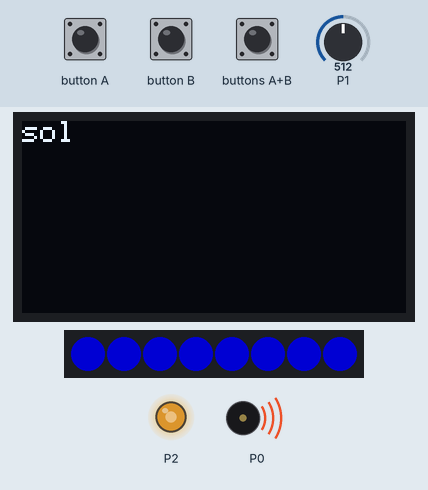
The program below on a simulated BBC micro:bit (MakeCode). Shown: 128×64 one-colour display, 8 RGB LEDs in strip order, left to right, output pins drawn as LEDs (lit = HIGH), buzzer (waves = sounding). The inputs (shaded band) are chosen by the test bench; at power-on: P1 = 512 (analog values on the 0–1023 scale). Dim RGB values are drawn brighter than linear.

Above: at 1.2 s.
1.3 s: P1 set to 138
At 2.9 s:
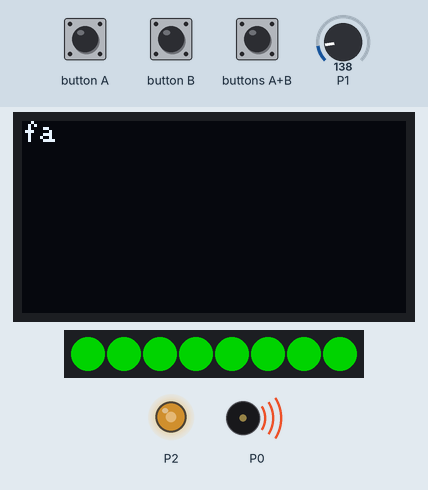
3.9 s: P1 set to 123
At 5.4 s:
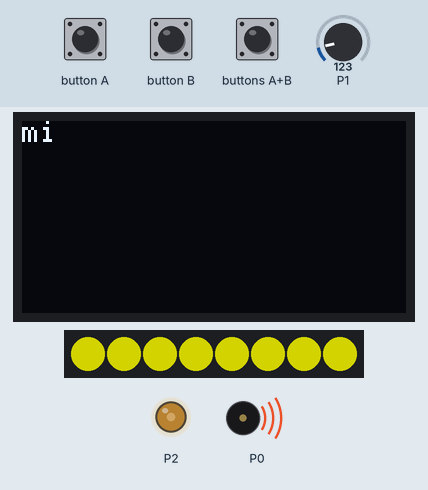
6.4 s: button A pressed for 0.15 s
At 6.73 s:
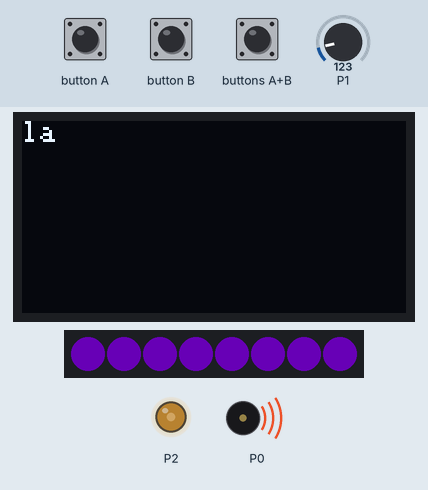
7.1 s: button B pressed for 0.15 s
At 7.43 s:
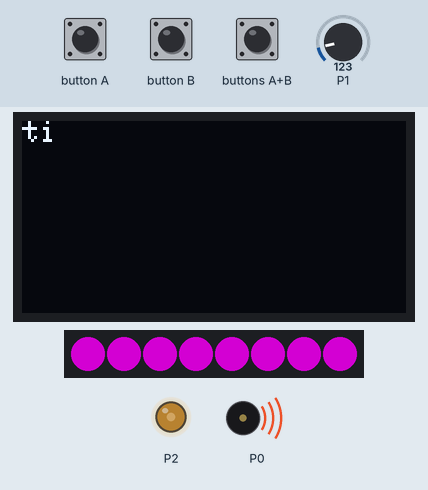
7.8 s: buttons A+B pressed for 0.15 s
At 8.13 s:
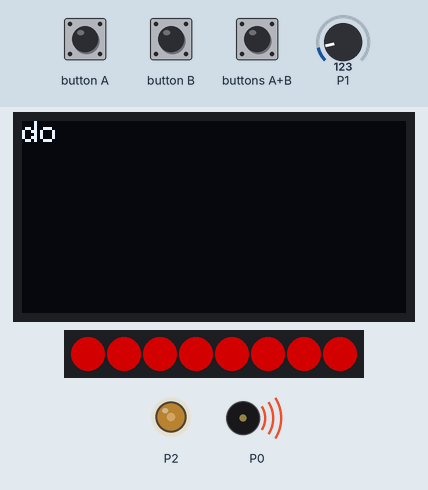
8.5 s: P1 set to 88
10.0 s: P1 set to 75
At 11.5 s:
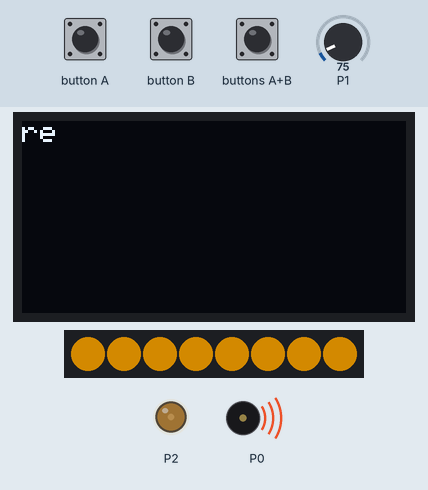
Timing chart, 0 to 13.5 s (numbered marks = the images above; inputs shaded):
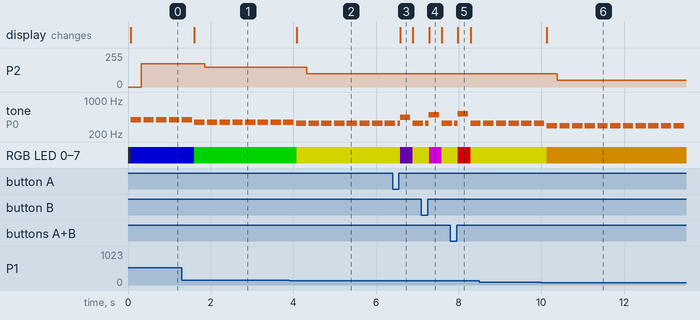

The program:

main.ts
```typescript
input.onButtonPressed(Button.A, function () {
    OLED.clear()
    OLED.writeStringNewLine("la")
    strip.show()
    strip.showColor(neopixel.colors(NeoPixelColors.Indigo))
    music.play(music.tonePlayable(440, music.beat(BeatFraction.Half)), music.PlaybackMode.UntilDone)
    pins.analogWritePin(AnalogPin.P2, 800)
})
input.onButtonPressed(Button.AB, function () {
    OLED.clear()
    OLED.writeStringNewLine("do")
    strip.show()
    strip.showColor(neopixel.colors(NeoPixelColors.Red))
    music.play(music.tonePlayable(523, music.beat(BeatFraction.Half)), music.PlaybackMode.UntilDone)
    pins.analogWritePin(AnalogPin.P2, 0)
})
input.onButtonPressed(Button.B, function () {
    OLED.clear()
    OLED.writeStringNewLine("ti")
    strip.show()
    strip.showColor(neopixel.colors(NeoPixelColors.Purple))
    music.play(music.tonePlayable(494, music.beat(BeatFraction.Half)), music.PlaybackMode.UntilDone)
    pins.analogWritePin(AnalogPin.P2, 1024)
})
let strip: neopixel.Strip = null
OLED.init(128, 64)
strip = neopixel.create(DigitalPin.P16, 8, NeoPixelMode.RGB)
basic.forever(function () {
    if (pins.analogReadPin(AnalogReadWritePin.P1) < 10) {
        OLED.clear()
        OLED.writeStringNewLine("do")
        strip.show()
        strip.showColor(neopixel.colors(NeoPixelColors.Red))
        music.play(music.tonePlayable(262, music.beat(BeatFraction.Half)), music.PlaybackMode.UntilDone)
        pins.analogWritePin(AnalogPin.P2, 100)
    } else if (pins.analogReadPin(AnalogReadWritePin.P1) < 80) {
        OLED.clear()
        OLED.writeStringNewLine("re")
        strip.show()
        strip.showColor(neopixel.colors(NeoPixelColors.Orange))
        music.play(music.tonePlayable(294, music.beat(BeatFraction.Half)), music.PlaybackMode.UntilDone)
        pins.analogWritePin(AnalogPin.P2, 200)
    } else if (pins.analogReadPin(AnalogReadWritePin.P1) < 130) {
        OLED.clear()
        OLED.writeStringNewLine("mi")
        strip.show()
        strip.showColor(neopixel.colors(NeoPixelColors.Yellow))
        music.play(music.tonePlayable(330, music.beat(BeatFraction.Half)), music.PlaybackMode.UntilDone)
        pins.analogWritePin(AnalogPin.P2, 400)
    } else if (pins.analogReadPin(AnalogReadWritePin.P1) < 160) {
        OLED.clear()
        OLED.writeStringNewLine("fa")
        strip.show()
        strip.showColor(neopixel.colors(NeoPixelColors.Green))
        music.play(music.tonePlayable(349, music.beat(BeatFraction.Half)), music.PlaybackMode.UntilDone)
        pins.analogWritePin(AnalogPin.P2, 600)
    } else if (pins.analogReadPin(AnalogReadWritePin.P1) < 600) {
        OLED.clear()
        OLED.writeStringNewLine("sol")
        strip.show()
        strip.showColor(neopixel.colors(NeoPixelColors.Blue))
        music.play(music.tonePlayable(392, music.beat(BeatFraction.Half)), music.PlaybackMode.UntilDone)
        pins.analogWritePin(AnalogPin.P2, 700)
    }
})
basic.forever(function () {
    strip.show()
})
```

test.ts
```typescript
// 테스트는 여기로 이동합니다; 이 패키지가 확장으로 사용될 때 컴파일되지 않을 것 입니다.
```

Measured:
- the behaviour switches between 130 and 129 on P1 (found by bisection; images 1 and 2)
- the behaviour switches between 80 and 79 on P1 (found by bisection; images 5 and 6)
- after the input at 1.3 s, P2: 174/255 → 150/255 after 0.56 s; RGB LED 0–7: RGB(0, 0, 127) → RGB(0, 127, 0) after 0.31 s; the display: changes after 0.31 s (image 1)
- after the input at 3.9 s, P2: 150/255 → 100/255 after 0.42 s; RGB LED 0–7: RGB(0, 127, 0) → RGB(127, 127, 0) after 0.19 s; the display: changes after 0.19 s (image 2)
- after the input at 6.4 s, RGB LED 0–7: RGB(127, 127, 0) → RGB(37, 0, 65) after 0.18 s, → RGB(127, 127, 0) 0.31 s later; the display: changes after 0.18 s (image 3)
- after the input at 7.1 s, the display: changes after 0.18 s (image 4)
- after the input at 7.8 s, the display: changes after 0.18 s (image 5)
- after the input at 10.0 s, P2: 100/255 → 50/255 after 0.39 s; the display: changes after 0.13 s (image 6)
